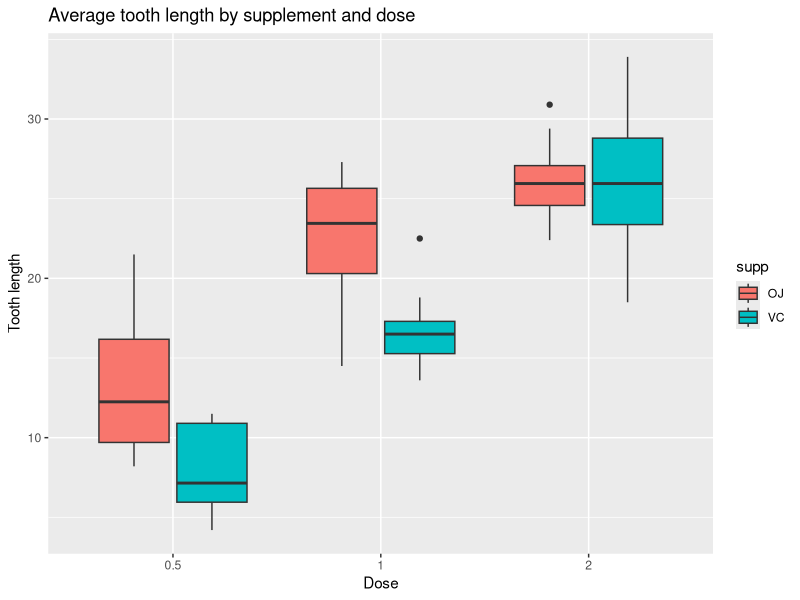

Write R code to recreate this figure.
## ---- chunk 1

library(datasets)
library(dplyr)
library(ggplot2)

# par(mfrow=c(1, 2))

table(ToothGrowth$supp, ToothGrowth$dose)
summary(ToothGrowth)

## ---- chunk 2


ToothGrowth %>% group_by(dose, supp) %>% summarize(mean(len))

g <- ggplot(ToothGrowth, aes(as.factor(dose), len)) + geom_boxplot(aes(fill=supp))
g <- g + labs(title="Average tooth length by supplement and dose", x="Dose", y="Tooth length")

g

## ---- chunk 3

dose05 <- ToothGrowth[ToothGrowth$dose == 0.5, ]
dose1 <- ToothGrowth[ToothGrowth$dose == 1, ]
t.test(dose1$len, dose05$len, var.equal=FALSE, alternative = "greater")

dose2 <- ToothGrowth[ToothGrowth$dose == 2, ]

t.test(dose2$len, dose1$len, var.equal=FALSE, alternative = "greater")

## ---- chunk 4


t.test(len~supp, var.equal=FALSE, data=dose05)
t.test(len~supp, var.equal=FALSE, data=dose1)
t.test(len~supp, var.equal=FALSE, data=dose2)

